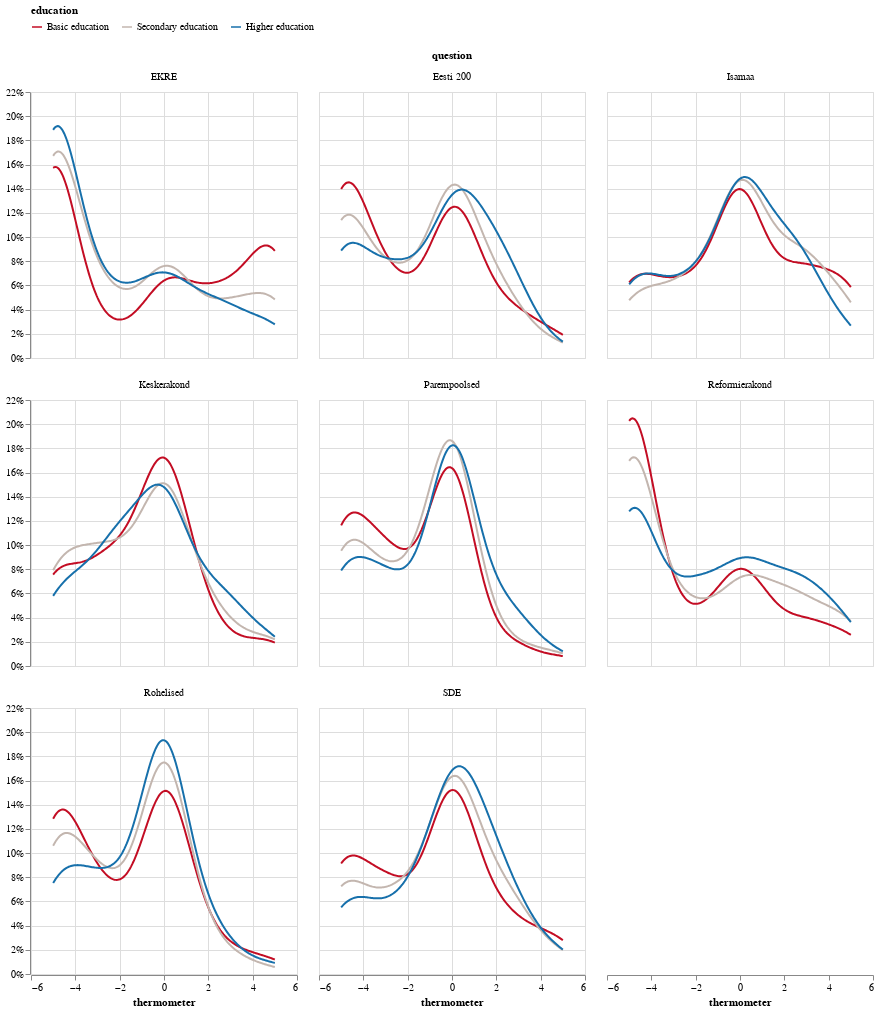

The notebook cell saved with this chart:
### Code cell
e2e_plot({
    'res_col' : 'thermometer',
    'factor_cols': ['education'],  'filter': {},
    'plot': 'density',
    'internal_facet': True
},data_file)

### Figure 1 — Vega-Lite specification as saved in the notebook (floating-point values rounded to 4 significant figures; data arrays with more than 128 entries replaced by an {"elided": "..."} marker saying what was removed)
{"config": {"view": {"continuousWidth": 300, "continuousHeight": 300}}, "data": {"name": "data-970402448fc405560bda2f66146ba65c"}, "facet": {"field": "question", "type": "ordinal"}, "spec": {"mark": {"type": "line"}, "encoding": {"color": {"field": "education", "legend": {"orient": "top"}, "scale": {"domain": ["Basic education", "Secondary education", "Higher education"], "range": ["#c30d24", "#c3b6af", "#1770ab"]}, "type": "nominal"}, "tooltip": [{"field": "question", "type": "nominal"}, {"field": "education", "type": "nominal"}], "x": {"field": "thermometer", "type": "quantitative"}, "y": {"axis": {"format": "%", "title": null}, "field": "density", "type": "quantitative"}}, "height": 266, "width": 266}, "columns": 3, "$schema": "https://vega.github.io/schema/vega-lite/v5.15.1.json", "datasets": {"data-970402448fc405560bda2f66146ba65c": {"elided": "4800 records"}}}
